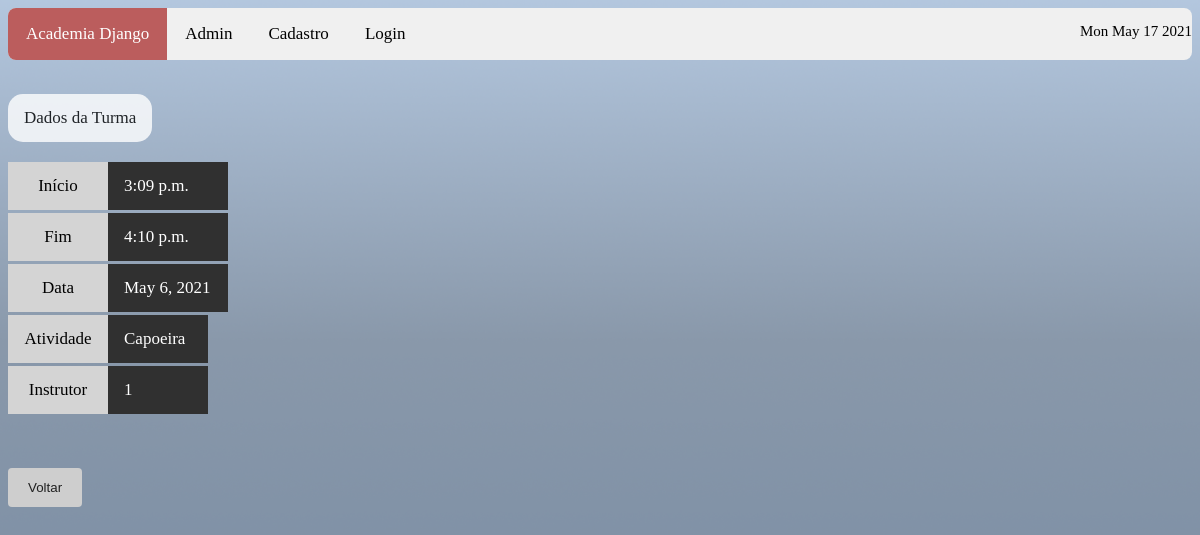
/sistema/visualizar_turma/2, run on the app's committed database.
### sistema/models.py (models this page shows)
class Turma(models.Model):
    atividade = models.CharField(
        max_length = 300,
        null = False,
        blank = False
    )
    hora_inicio_turma = models.TimeField(
        auto_now = False,
        auto_now_add = False,
        null = True
    )
    hora_fim_turma = models.TimeField(
        auto_now = False,
        auto_now_add = False,
        null = True
    )
    data_turma = models.DateField(
        null = True,
        blank = True
    )
    instrutor = models.OneToOneField(
        'Instrutor',
        on_delete = models.CASCADE,
        related_name = '+'
    )
    alunos = models.ManyToManyField(
        'Aluno'
    )
    objects = models.Manager()

### sistema/views.py (the view)
# urls.py: path('visualizar_turma/<int:user_id>', views.visualizar_turma, name='visualizar_turma'),
def visualizar_turma(request, user_id):
    if request.method == 'GET':
        turmas = Turma.objects.filter(id=user_id)
        contexto = {
            'turmas': turmas
        }
    return render(request, 'visualizar_turma.html', contexto)

### sistema/templates/visualizar_turma.html (shortened to what this page needs)
{% load static %}
 <!DOCTYPE html>
<html>
<head>
    <link rel="stylesheet" href=" {% static 'css/style.css' %} "/>
</head>
<body>
<div class="topnav">
    <a class="active" href="http://{{request.get_host}}/sistema/inicio">Academia Django</a>
    <a href="http://{{request.get_host}}/admin" target="_blank">Admin</a>
    <a href="http://{{request.get_host}}/sistema/cadastrar_usuario">Cadastro</a>
    <a href="http://{{request.get_host}}/sistema/logar_usuario">Login</a>
<div class="c">
    <p id="demo"></p>
</div>
</div>
<br/><br/>
    <a class="asessao"> Dados da Turma </a>
<br/><br/><br/><br/>
{% for turmas in turmas %}
<a class="nome1">Início </a>
<a class="hora1"> {{turmas.hora_inicio_turma}}  </a>
<br/><br/><br/>
<a class="nome1">Fim </a>
<a class="hora1"> {{turmas.hora_fim_turma}}  </a>
<br/><br/><br/>
<a class="nome1">Data </a>
<a class="hora1"> {{turmas.data_turma}}  </a>
<br/><br/><br/>
<a class="nome1">Atividade </a>
<a class="sobrenome"> {{turmas.atividade}}  </a>
<br/><br/><br/>
<a class="nome1">Instrutor </a>
<a class="nome2"> {{turmas.instrutor_id}}  </a>
<br/><br/><br/>
{% endfor %}
<br/><br/><br/>
    <form action="http://{{request.get_host}}/sistema/inicio">
    <input type="submit" value="Voltar">
    </form>
</body>
</html>

### sistema/static/css/style.css (style rules this page uses)
body { background: #a9bbd2 url("/static/images/Commonality.png") no-repeat; background-size: cover; font-family: Helvetica Bold; font-size: 15px; }
.c { text-align: right; }
.topnav { overflow: hidden; background-color: #f0f0f0; border-radius: 8px; top: 0; }
.topnav a { float: left; color: #000; text-align: center; padding: 16px 18px; text-decoration: none; font-size: 17px; }
.topnav a.active { background-color: #bb5d5d; color: white; }
input[type=submit] { background-color: #cecece; color: black; padding: 12px 20px; border: none; border-radius: 4px; cursor: pointer; float: left; }
.asessao { background-color: #fff; border-radius: 15px; padding: 14px 16px; text-align: center; float: left; font-size: 17px; opacity: 0.8; }
* { box-sizing: border-box; }
input[type=submit] { background-color: #cecece; color: #202020; padding: 12px 20px; border: none; border-radius: 4px; cursor: pointer; float: left; }
.nome1 { background-color: #d4d4d4;color: #000; width: 100px; padding: 14px 16px; text-align: center; float: left; font-size: 17px; }
.nome2 { background-color: #303030;color: #fff; width: 100px; max-width: 1000px; padding: 14px 16px; text-align: left; float: left; font-size: 17px; }
.sobrenome { background-color: #303030;color: #fff; width: 100px; max-width: 1000px; padding: 14px 16px; text-align: left; float: left; font-size: 17px; }
.hora1 { background-color: #303030;color: #fff; width: 120px; max-width: 500px; padding: 14px 16px; text-align: left; float: left; font-size: 17px; }

### data on the page
Turma: hora_inicio_turma "3:09 p.m.", hora_fim_turma "4:10 p.m.", data_turma "May 6, 2021", atividade "Capoeira", instrutor_id "1"
